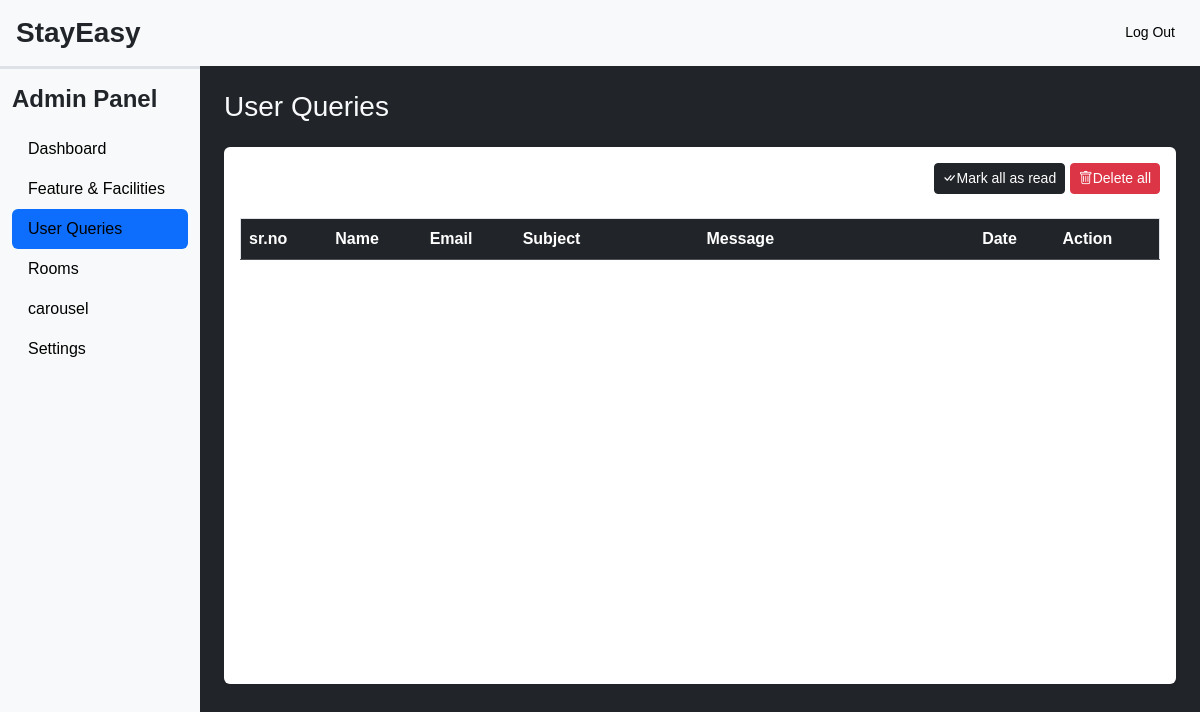
/admin/user_queries.php (signed in), run on an earlier commit of the app's database.
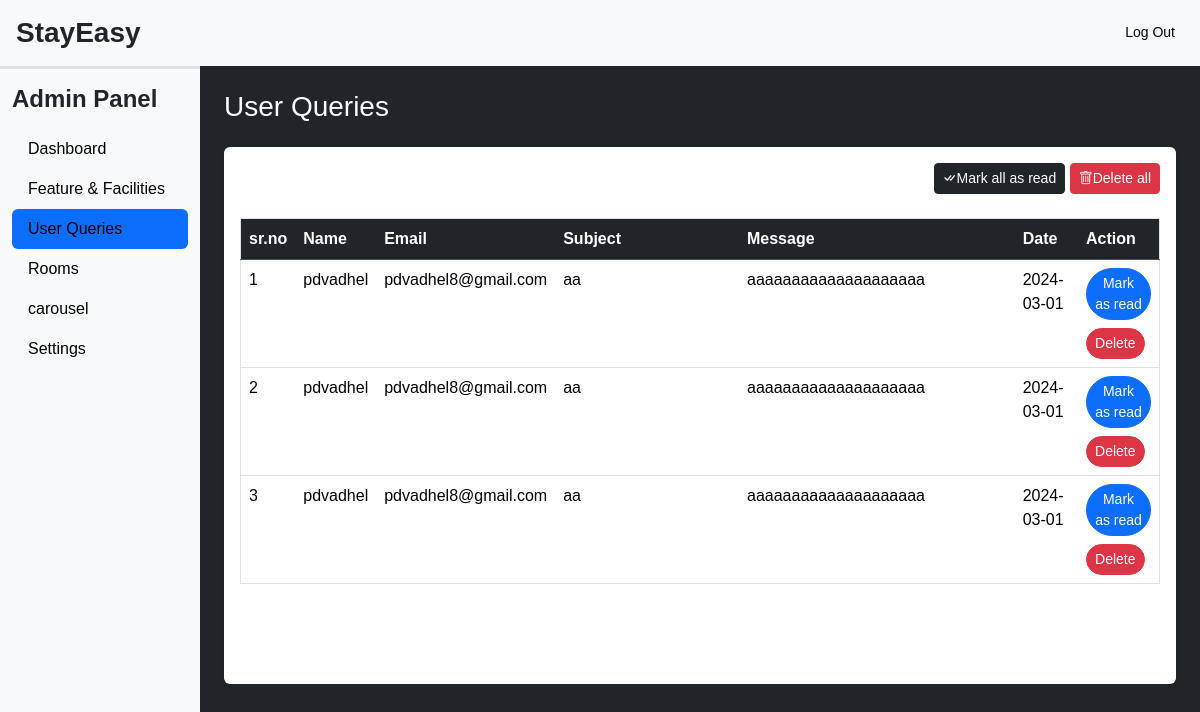
And on a later commit of the database.
### tables this page shows
CREATE TABLE `user_queries` (
  `sr_no` int(11) NOT NULL,
  `name` varchar(30) NOT NULL,
  `email` varchar(50) NOT NULL,
  `subject` varchar(200) NOT NULL,
  `message` varchar(500) NOT NULL,
  `date` date NOT NULL DEFAULT current_timestamp(),
  `seen` tinyint(4) NOT NULL DEFAULT 0
);

### admin/user_queries.php (the view, shortened to what this page needs)
<!DOCTYPE html>
<html lang="en">
<head>
    <?php require("inc/links.php"); ?>
</head>
<body class="bg-dark">
<?php require("inc/header.php");?>
<div class="container-fluid" id="main-content">
    <div class="row">
        <div class="col-lg-10 ms-auto p-4 overflow-hidden">
            <h3 class="mb-4 text-light">User Queries</h3>
            <div class="card border-0 shadow-sm mb-4">
                <div class="card-body">
                    <div class ="text-end mb-4">
                        <a href="?seen=all" class ="btn btn-dark btn-sm  shadow-none"><i class="bi bi-check-all"></i>Mark all as read</a>
                        <a href="?del=all" class ="btn btn-danger btn-sm  shadow-none"><i class="bi bi-trash"></i>Delete all</a>
                    </div>
                    <div class="table-responsive-md" style = "height : 450px; overflow-y : scroll;">
                        <table class="table table-hover border">
                            <thead class = "table-dark sticky-top">
                            <tr>
                                <th scope="col">sr.no</th>
                                <th scope="col">Name</th>
                                <th scope="col">Email</th>
                                <th scope="col" width ="20%">Subject</th>
                                <th scope="col" width ="30%">Message</th>
                                <th scope="col">Date</th>
                                <th scope="col">Action</th>
                            </tr>
                            </thead>
                                <tbody>
                                    <?php
                                        $q = "SELECT * FROM user_queries ORDER BY sr_no DESC";
                                        $data = mysqli_query($con,$q);
                                        $i = 1;
                                        while($row = mysqli_fetch_assoc($data))
                                        {
                                                $seen = '';
                                                if($row['seen']!=1)
                                                {
                                                    $seen = "<a href = '?seen=$row[sr_no]' class ='btn btn-sm rounded-pill btn-primary'>Mark as read</a> <br>";
                                                }
                                                $seen.="<a href = '?del=$row[sr_no]' class ='btn btn-sm rounded-pill btn-danger mt-2'>Delete</a>";
                                                echo <<<query
                                                    <tr>
                                                        <td>$i</td>
                                                        <td>$row[name]</td>
                                                        <td>$row[email]</td>
                                                        <td>$row[subject]</td>
                                                        <td>$row[message]</td>
                                                        <td>$row[date]</td>
                                                        <td>$seen</td>
                                                    </tr>
                                                query;
                                                $i++;
                                        }
                                    ?>
                                </tbody>
                        </table>
                    </div>
                </div>
            </div>
        </div>
    </div>
</div>
</body>
</html>

What changed in the data, as far as the page shows it:
added user_queries: name "pdvadhel", email "pdvadhel8@gmail.com", subject "aa", message "aaaaaaaaaaaaaaaaaaaa", date "2024-03-01"
added user_queries: name "pdvadhel", email "pdvadhel8@gmail.com", subject "aa", message "aaaaaaaaaaaaaaaaaaaa", date "2024-03-01"
added user_queries: name "pdvadhel", email "pdvadhel8@gmail.com", subject "aa", message "aaaaaaaaaaaaaaaaaaaa", date "2024-03-01"
